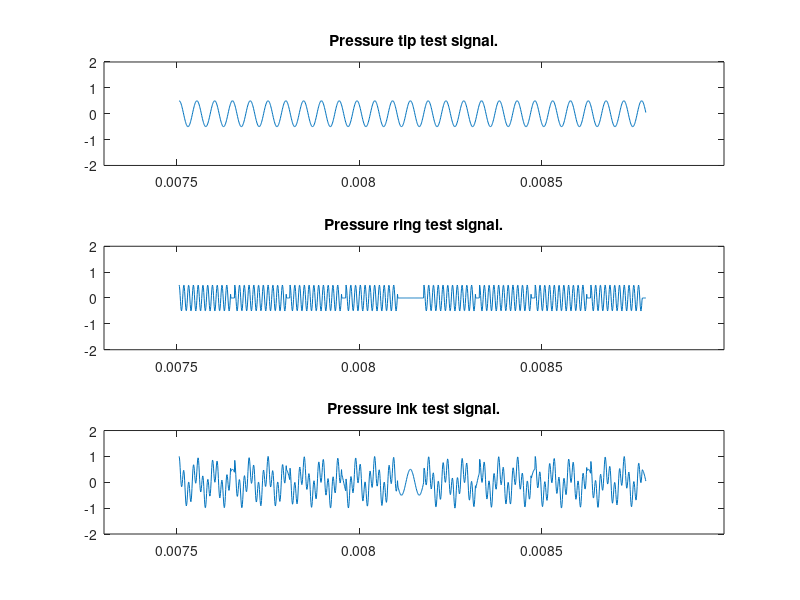
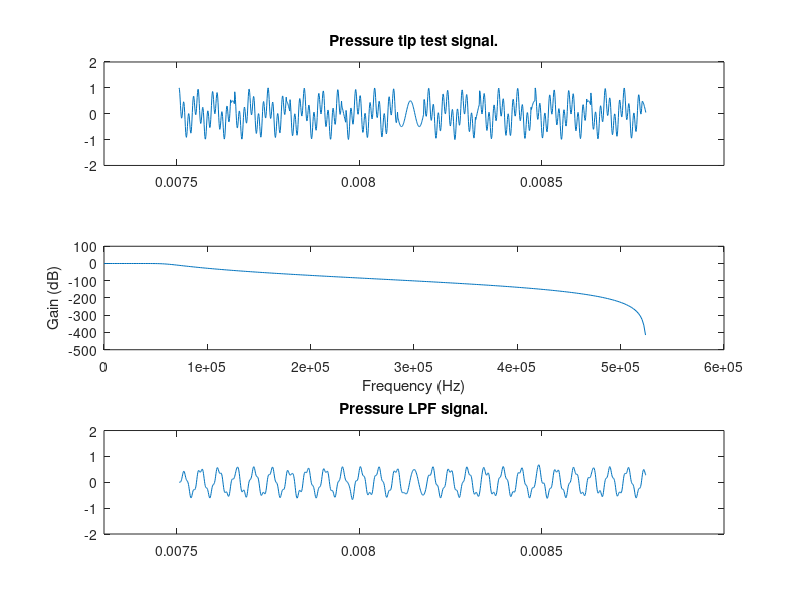
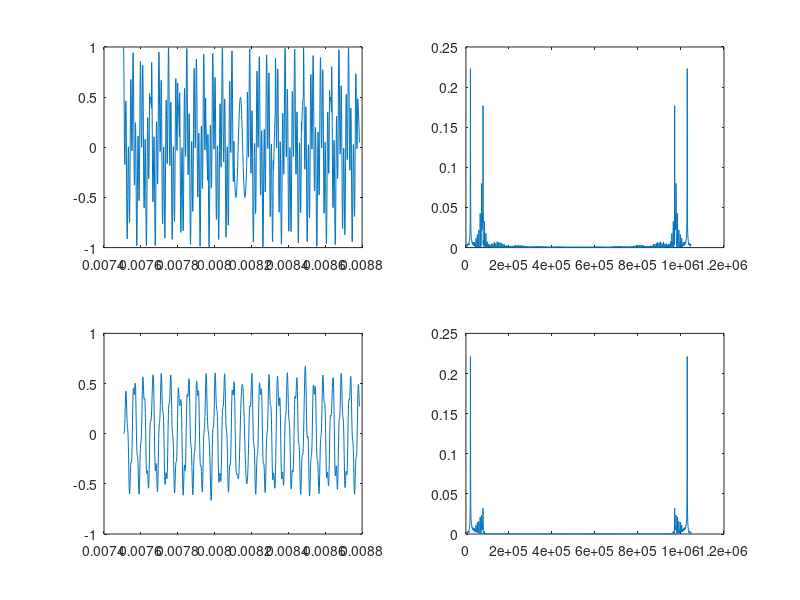

Write MATLAB code to recreate these figures, in order.
%mducng/SoC/D2/G2touch
%%%%%%%%%%%%%%%%%%%%%%%%%%%%%%%%%%%%%%%%%%%%%%%%%%%%%%%%%%%%%%%%%%%%%%%%%%%%%%%%
clc;
clear;
close all;
%%%%%%%%%%%%%%%%%%%%%%%%%%%%%%%%%%%%%%%%%%%%%%%%%%%%%%%%%%%%%%%%%%%%%%%%%%%%%%%%
% Change Sampling frequency from 1MHz to 1048640.4Hz
Fs                      =   1048640.4;     % 
Ts                      =   1/Fs;          % 
A0                      =   1;             % Amplitude of signal
%%%%%%%%%%%%%%%%%%%%%%%%%%%%%%%%%%%%%%%%%%%%%%%%%%%%%%%%%%%%%%%%%%%%%%%%%%%%%%%%
% TIP pressure
f_TIP_Pressure          =   20500;       % Frequency of Pressure from Table 5
t_TIP_Pressure_start    =   7871;
t_TIP_Pressure_stop     =   9214;
t_TIP_Pressure          =   (t_TIP_Pressure_start:t_TIP_Pressure_stop-1)/Fs;
x_TIP_Pressure          =   A0/2*cos(2*pi*f_TIP_Pressure*(t_TIP_Pressure - t_TIP_Pressure_start/Fs));
% RING pressure
f_Pressure_0            =   76500;       % Frequency of Pressure 
f_Pressure_1            =   85400;       % Frequency of Pressure 
t_Pressure1_start       =   7871;
t_Pressure1_stop        =   8020;
t_Pressure2_start       =   8031;
t_Pressure2_stop        =   8180;
t_Pressure3_start       =   8190;
t_Pressure3_stop        =   8339;
t_Pressure4_start       =   8351;
t_Pressure4_stop        =   8500;
t_Pressure5_start       =   8575;
t_Pressure5_stop        =   8724;
t_Pressure6_start       =   8735;
t_Pressure6_stop        =   8884;
t_Pressure7_start       =   8895;
t_Pressure7_stop        =   9044;
t_Pressure8_start       =   9055;
t_Pressure8_stop        =   9203;
t_Pressure8_gap         =   9214;
%%Pressure
t_Pressure1             =   (t_Pressure1_start:t_Pressure1_stop-1)/Fs;
x_Pressure1             =   A0/2*cos(2*pi*f_Pressure_0*(t_Pressure1 - t_Pressure1_start/Fs));
%Pressure gap 12        
t_Pressure_GAP12        =   (t_Pressure1_stop:t_Pressure2_start-1)/Fs;
x_Pressure_GAP12        =   0*t_Pressure_GAP12;
%%Pressure2               
t_Pressure2             =   (t_Pressure2_start:t_Pressure2_stop-1)/Fs;
x_Pressure2             =   A0/2*cos(2*pi*f_Pressure_0*(t_Pressure2 - t_Pressure2_start/Fs));
%Pressure gap 23         
t_Pressure_GAP23        =   (t_Pressure2_stop:t_Pressure3_start-1)/Fs;
x_Pressure_GAP23        =   0*t_Pressure_GAP23;
%%Pressure3               
t_Pressure3             =   (t_Pressure3_start:t_Pressure3_stop-1)/Fs;
x_Pressure3             =   A0/2*cos(2*pi*f_Pressure_0*(t_Pressure3 - t_Pressure3_start/Fs));
%Pressure gap 34          
t_Pressure_GAP34        =   (t_Pressure3_stop:t_Pressure4_start-1)/Fs;
x_Pressure_GAP34        =   0*t_Pressure_GAP34;
%%Pressure4               
t_Pressure4             =   (t_Pressure4_start:t_Pressure4_stop-1)/Fs;
x_Pressure4             =   A0/2*cos(2*pi*f_Pressure_0*(t_Pressure4 - t_Pressure4_start/Fs));
%Pressure gap 45          
t_Pressure_GAP45        =   (t_Pressure4_stop:t_Pressure5_start-1)/Fs;
x_Pressure_GAP45        =   0*t_Pressure_GAP45;
%%Pressure5               
t_Pressure5             =   (t_Pressure5_start:t_Pressure5_stop-1)/Fs;
x_Pressure5             =   A0/2*cos(2*pi*f_Pressure_0*(t_Pressure5 - t_Pressure5_start/Fs));
%Pressure gap 56          
t_Pressure_GAP56        =   (t_Pressure5_stop:t_Pressure6_start-1)/Fs;
x_Pressure_GAP56        =   0*t_Pressure_GAP56;
%%Pressure6               
t_Pressure6             =   (t_Pressure6_start:t_Pressure6_stop-1)/Fs;
x_Pressure6             =   A0/2*cos(2*pi*f_Pressure_0*(t_Pressure6 - t_Pressure6_start/Fs));
%Pressure gap 67          
t_Pressure_GAP67        =   (t_Pressure6_stop:t_Pressure7_start-1)/Fs;
x_Pressure_GAP67        =   0*t_Pressure_GAP67;
%%Pressure7               
t_Pressure7             =   (t_Pressure7_start:t_Pressure7_stop-1)/Fs;
x_Pressure7             =   A0/2*cos(2*pi*f_Pressure_0*(t_Pressure7 - t_Pressure7_start/Fs));
%Pressure gap 78          
t_Pressure_GAP78        =   (t_Pressure7_stop:t_Pressure8_start-1)/Fs;
x_Pressure_GAP78        =   0*t_Pressure_GAP78;
%%Pressure8               
t_Pressure8             =   (t_Pressure8_start:t_Pressure8_stop-1)/Fs;
x_Pressure8             =   A0/2*cos(2*pi*f_Pressure_0*(t_Pressure8 - t_Pressure8_start/Fs));
%%Pressure gap 8                
t_Pressure8_gap_v       =   (t_Pressure8_stop:t_Pressure8_gap-1)/Fs;
x_Pressure8_gap         =   0*t_Pressure8_gap_v;
%%%%%%%%%%%%%%%%
t_Pressure              =   (t_Pressure1_start:t_Pressure8_gap-1)/Fs;
x_Pressure              =   [x_Pressure1, x_Pressure_GAP12, x_Pressure2, ...
    x_Pressure_GAP23,x_Pressure3, x_Pressure_GAP34, x_Pressure4, ...
    x_Pressure_GAP45, x_Pressure5, x_Pressure_GAP56, x_Pressure6, ...
    x_Pressure_GAP67, x_Pressure7, x_Pressure_GAP78, x_Pressure8, x_Pressure8_gap];
%%%%%%%%%%%%%%%%%%%%%%%%%%%%%%%%%%%%%%%%%%%%%%%%%%%%%%%%%%%%%%%%%%%%%%%%%%%%%%%%
x_pressure_test         =   x_TIP_Pressure + x_Pressure;
figure(1);
subplot(3,1,1);
plot(t_Pressure,x_TIP_Pressure);
axis([0.0073 0.009 -2 2]);
title('Pressure tip test signal.');
subplot(3,1,2);
plot(t_Pressure,x_Pressure);
axis([0.0073 0.009 -2 2]);
title('Pressure ring test signal.');
subplot(3,1,3);
plot(t_Pressure,x_pressure_test);
axis([0.0073 0.009 -2 2]);
title('Pressure ink test signal.');
%%%%%%%%%%%%%%%%%%%%%%%%%%%%%%%%%%%%%%%%%%%%%%%%%%%%%%%%%%%%%%%%%%%%%%%%%%%%%%%%
%%%%%%%%%%%%%%%%%%%%%%%%%%%%%%%%%%%%%%%%%%%%%%%%%%%%%%%%%%%%%%%%%%%%%%%%%%%%%%%%
% filter lowpass design
wc                      = 60000;                       % Cutoff frequency
n                       = 6;                           % filter order = 2*n = 12
w1                      = (2*wc)/Fs;
[b, a]                  = butter(n,w1);
% plot the frequency response of designed filter
w                       = 0:0.01:pi;
[h, om]                 = freqz(b, a, w);
m                       = 20*log10(abs(h));
%%%%%%%%%%%%%%%%%%%%%%%%%%%%%%%%%%%%%%%%%%%%%%%%%%%%%%%%%%%%%%%%%%%%%%%%%%%
x_Pressure_LPF          = filter(b,a,x_pressure_test);
figure(2);
subplot(3,1,1);
plot(t_Pressure,x_pressure_test);
axis([0.0073 0.009 -2 2]);
title('Pressure tip test signal.');
subplot(3,1,2);
% plot magnitude response of designed filter:
plot(om/pi*(Fs/2), m);
ylabel('Gain (dB)');
xlabel('Frequency (Hz)');
subplot(3,1,3);
plot(t_Pressure,x_Pressure_LPF);
axis([0.0073 0.009 -2 2]);
title('Pressure LPF signal.');
%%%%%%%%%%%%%%%%%%%%%%%%%%%%%%%%%%%%%%%%%%%%%%%%%%%%%%%%%%%%%%%%%%%%%%%%%%%
Nfft                    = length(t_Pressure);
xMixedFFT               = fft(x_pressure_test,Nfft);
xFTfft                  = fft(x_Pressure_LPF,Nfft);
dF                      = Fs/Nfft;
fVectors                = (1:1:Nfft)*dF;
figure(3);
subplot(2,2,1);
plot(t_Pressure,x_pressure_test);
subplot(2,2,2);
plot(fVectors,abs(xMixedFFT/Nfft));
subplot(2,2,3);
plot(t_Pressure,x_Pressure_LPF);
subplot(2,2,4);
plot(fVectors,abs(xFTfft/Nfft));
%%%%%%%%%%%%%%%%%%%%%%%%%%%%%%%%%%%%%%%%%%%%%%%%%%%%%%%%%%%%%%%%%%%%%%%%%%%
fileIDf_a              = fopen('FilterA.txt','w');
fprintf(fileIDf_a,'%d\n',a);
fclose(fileIDf_a);
fileIDf_b              = fopen('FilterB.txt','w');
fprintf(fileIDf_b,'%d\n',b);
fclose(fileIDf_b);
fileIDf_c              = fopen('x_pressure_test.txt','w');
fprintf(fileIDf_c,'%d\n',x_pressure_test);
fclose(fileIDf_c);
%%%%%%%%%%%%%%%%%%%%%%%%%%%%%%%%%%%%%%%%%%%%%%%%%%%%%%%%%%%%%%%%%%%%%%%%%%%
